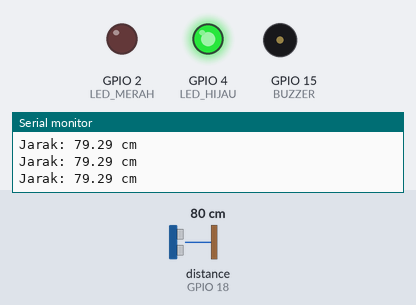
The sketch below on a simulated ESP32. On the bench: output pins drawn as LEDs (lit = HIGH), buzzer (waves = sounding, pin HIGH), the last lines printed to the serial monitor. Wiring (inferred from the names in the program): ultrasonic range finder: trigger GPIO 5; echo GPIO 18. The inputs (shaded band) are chosen by the test bench; at power-on: distance to the obstacle (sensor on GPIO 18) 80 cm. The echo pulse lasts 58.3 µs per cm; pins used as bus, display or sensor lines are not drawn.

Above: at 1.2 s.
1.3 s: distance to the obstacle (sensor on GPIO 18) set to 22 cm
2.8 s: distance to the obstacle (sensor on GPIO 18) set to 18 cm
At 3.9 s:
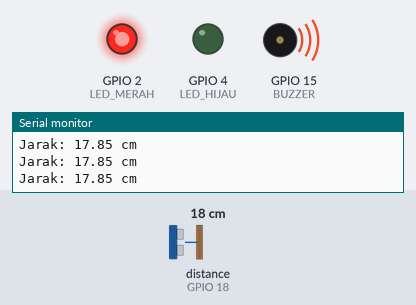
4.3 s: distance to the obstacle (sensor on GPIO 18) set to 35 cm
At 4.6 s:
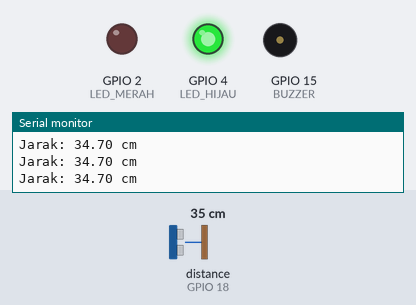
5.8 s: distance to the obstacle (sensor on GPIO 18) set to 2 cm
At 7.2 s:
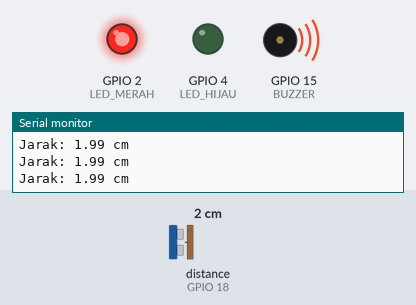
Timing chart, 0 to 8.3 s (numbered marks = the images above; inputs shaded):
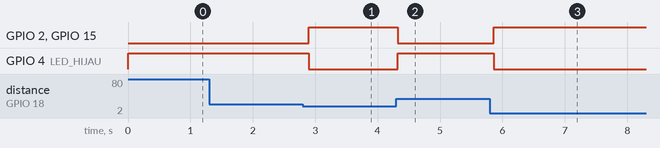

Measured:
- the behaviour switches between 21 and 20 cm on distance to the obstacle (sensor on GPIO 18) (found by bisection; images 0 and 1)
- after the input at 2.8 s, GPIO 2 (LED_MERAH), GPIO 15 (BUZZER): LOW → HIGH after 0.10 s; GPIO 4 (LED_HIJAU): HIGH → LOW after 0.10 s
- after the input at 4.3 s, GPIO 2 (LED_MERAH), GPIO 15 (BUZZER): HIGH → LOW at once; GPIO 4 (LED_HIJAU): LOW → HIGH at once
- after the input at 5.8 s, GPIO 2 (LED_MERAH), GPIO 15 (BUZZER): LOW → HIGH after 0.06 s; GPIO 4 (LED_HIJAU): HIGH → LOW after 0.06 s

The sketch:

Convoy_Distance_Warning_System.ino
```cpp
// =======================
// Deklarasi Pin
// =======================
const int TRIG_PIN   = 5;
const int ECHO_PIN   = 18;

const int LED_MERAH  = 2;
const int LED_HIJAU  = 4;
const int BUZZER     = 15;

// =======================
// Variabel Global
// =======================
long durasi;
float distance;

// =======================
// Setup
// =======================
void setup() {
  Serial.begin(115200);

  pinMode(TRIG_PIN, OUTPUT);
  pinMode(ECHO_PIN, INPUT);

  pinMode(LED_MERAH, OUTPUT);
  pinMode(LED_HIJAU, OUTPUT);
  pinMode(BUZZER, OUTPUT);

  digitalWrite(TRIG_PIN, LOW); // pastikan trigger LOW di awal
}

// =======================
// Fungsi Membaca Jarak
// =======================
float bacaJarak() {

  // Reset Trigger
  digitalWrite(TRIG_PIN, LOW);
  delayMicroseconds(2);

  // Kirim pulsa 10 microsecond
  digitalWrite(TRIG_PIN, HIGH);
  delayMicroseconds(10);
  digitalWrite(TRIG_PIN, LOW);

  // Baca durasi pantulan (timeout 30ms)
  long durasi = pulseIn(ECHO_PIN, HIGH, 30000);

  // Jika tidak terbaca
  if (durasi == 0) {
    return -1;
  }

  // Hitung jarak (cm)
  float jarak = durasi * 0.034 / 2;

  return jarak;
}

// =======================
// Loop Utama
// =======================
void loop() {

  distance = bacaJarak();

  // Jika sensor gagal membaca
  if (distance < 0) {
    Serial.println("Sensor tidak terbaca");
    delay(500);
    return;
  }

  // Tampilkan jarak
  Serial.print("Jarak: ");
  Serial.print(distance);
  Serial.println(" cm");

  // Logika indikator
  if (distance < 20) {
    digitalWrite(LED_MERAH, HIGH);
    digitalWrite(LED_HIJAU, LOW);
    digitalWrite(BUZZER, HIGH);
  }
  else {
    digitalWrite(LED_MERAH, LOW);
    digitalWrite(LED_HIJAU, HIGH);
    digitalWrite(BUZZER, LOW);
  }

  delay(100);
}
```
